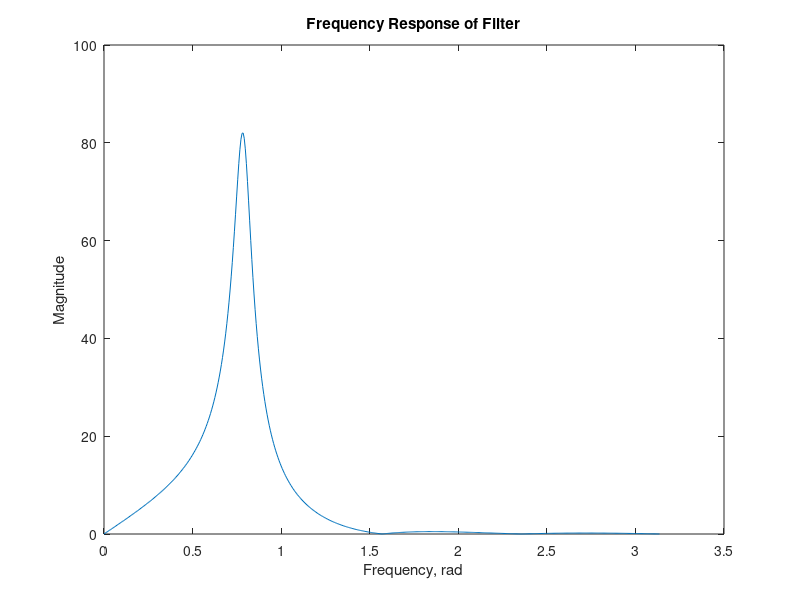

MATLAB code to generate this figure:
%% ECE431: Homework 10
%
% * Author:     John Lipor
% * Due:        11/24/09
%
%% Problem 10.3 (c)
% Plot the magnitude of the filter frequency response using MATLAB. You can
% also do latex here, as in $\sum_{n = 0}^{N-1} x_{n}e^{-j2\pi kn/N}$. If I
% were a student, I would probably put my answer here and describe the
% script below.

B = [1 1.414 1 0 -1 -1.414 -1];
A = [1 -1.3435 0.9025];
[H,W] = freqz(B,A);

plot(W,abs(H))
title('Frequency Response of Filter')
xlabel('Frequency, rad')
ylabel('Magnitude')